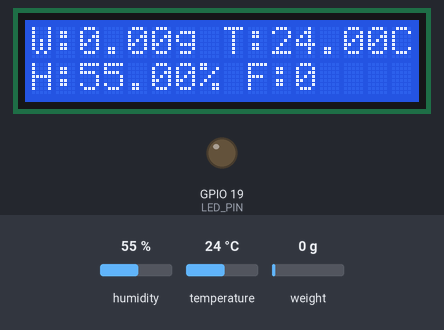
A sketch run on a simulated ESP32. Shown: 16×2 character LCD, output pins drawn as LEDs (lit = HIGH). The inputs (shaded band) are chosen by the test bench; at power-on: temperature 24 °C, weight on the scale 0 g, humidity 55 %. WiFi joins after 1.5 s; servers stay silent unless stated; uploads are accepted with an empty reply; what the sketch prints to the serial monitor is not drawn.

Above: at 3.7 s.
3.8 s: temperature set to 31.7 °C
At 7.0 s:
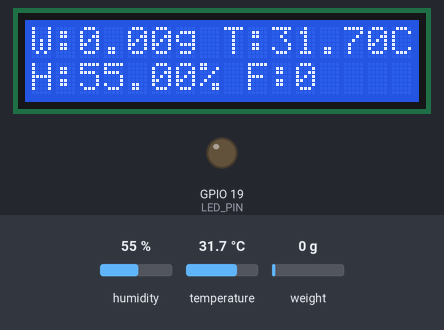
7.3 s: temperature set to 32.5 °C
At 9.5 s:
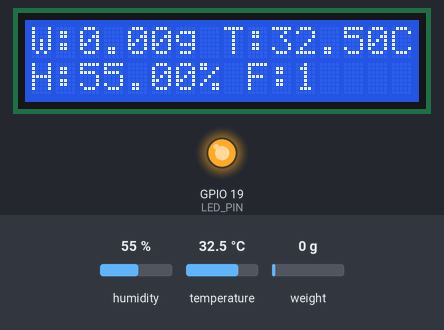
10.4 s: weight on the scale set to 100 g
At 11.9 s:
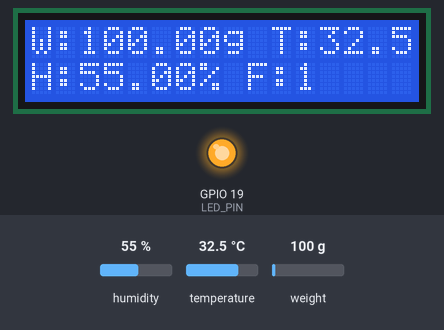
13.5 s: humidity set to 22 %
At 15.5 s:
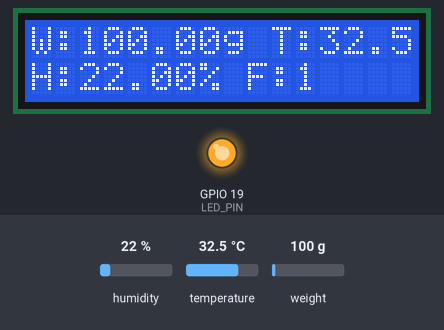
16.6 s: weight on the scale set to 1250 g
At 18.0 s:
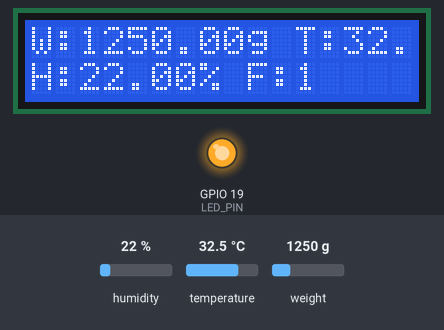
19.7 s: weight on the scale set to 2500 g
At 22.9 s:
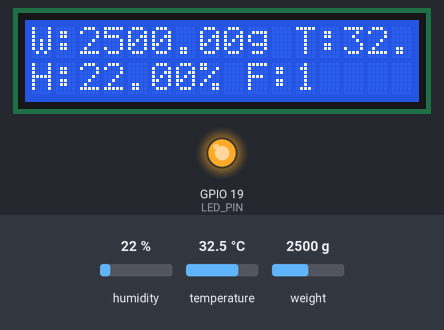
Timing chart, 0 to 24.4 s (numbered marks = the images above; inputs shaded):
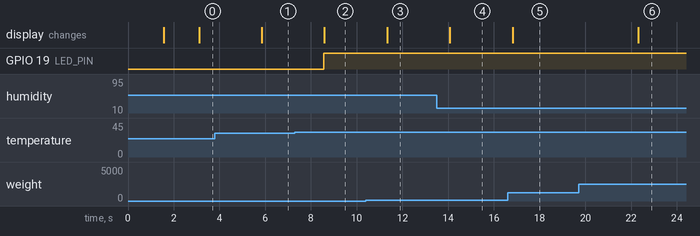

Measured:
- the behaviour switches between 32 and 32.1 °C on temperature (found by bisection; images 1 and 2)
- after the input at 3.8 s, the display: changes after 2.0 s (image 1)
- after the input at 7.3 s, GPIO 19 (LED_PIN): LOW → HIGH after 1.3 s; the display: changes after 1.3 s (image 2)
- after the input at 10.4 s, the display: changes after 0.93 s (image 3)
- after the input at 13.5 s, the display: changes after 0.57 s (image 4)
- after the input at 16.6 s, the display: changes after 0.22 s (image 5)
- after the input at 19.7 s, the display: changes after 2.6 s (image 6)

The sketch:

esp32sensor.ino
```cpp
#include <WiFi.h>
#include <HTTPClient.h>
#include <Wire.h>
#include <LiquidCrystal_I2C.h>
#include <DHTesp.h>
#include "HX711.h"

// Pin definitions
#define DHTPIN 15
#define LED_PIN 19
#define LOADCELL_DOUT 21
#define LOADCELL_SCK 22

// WiFi credentials
char ssid[] = "huaweiwifi4g";
char pass[] = "huawei4gwifiii";

// PHP script URL
String serverName = "http://192.168.100.99/thesis/Beehive/sensor_insert.php";;

// Sensor objects
DHTesp dht;
HX711 scale;
LiquidCrystal_I2C lcd(0x27, 16, 2); // LCD I2C address

void setup() {
  Serial.begin(115200);
  pinMode(LED_PIN, OUTPUT);

  // Connect to WiFi
  WiFi.begin(ssid, pass);
  Serial.print("Connecting to WiFi");
  while (WiFi.status() != WL_CONNECTED) {
    delay(500);
    Serial.print(".");
  }
  Serial.println("\nWiFi Connected!");

  // Initialize I2C on custom SDA/SCL pins for LCD
  Wire.begin(27, 26); // SDA = 27, SCL = 26
  lcd.init();
  lcd.backlight();
  Serial.println("LCD initialized on SDA=27, SCL=26");

  // Initialize sensors
  dht.setup(DHTPIN, DHTesp::DHT22);
  scale.begin(LOADCELL_DOUT, LOADCELL_SCK);
  scale.set_scale(0.420000); // adjust for your calibration
  scale.tare();              // zero the scale
}

void loop() {
  // Read sensors
  float h = dht.getHumidity();
  float t = dht.getTemperature();
  float weight = 0;
  int fan_status = 0; // 0 = OFF, 1 = ON

  // Check if HX711 is ready
  if (scale.wait_ready_timeout(100)) {
    weight = scale.get_units(5);
  } else {
    Serial.println("HX711 not detected or no load cell connected!");
    weight = 0;
  }

  // LED logic: turn on if temp > 25°C
  if (t > 32) {
    digitalWrite(LED_PIN, HIGH);
    fan_status = 1;
  } else {
    digitalWrite(LED_PIN, LOW);
    fan_status = 0;
  }

  // Print to Serial
  Serial.print("Weight: "); Serial.print(weight); Serial.print(" g, ");
  Serial.print("Temp: "); Serial.print(t); Serial.print(" °C, ");
  Serial.print("Humidity: "); Serial.print(h); Serial.print(" %, ");
  Serial.print("Fan Status: "); Serial.println(fan_status);

  // Print to LCD
  lcd.clear();
  lcd.setCursor(0, 0);
  lcd.print("W:"); lcd.print(weight); lcd.print("g ");
  lcd.print("T:"); lcd.print(t); lcd.print("C");
  lcd.setCursor(0, 1);
  lcd.print("H:"); lcd.print(h); lcd.print("% ");
  lcd.print("F:"); lcd.print(fan_status);

  // Send data to PHP
  if (WiFi.status() == WL_CONNECTED) {
    HTTPClient http;
    http.begin(serverName);
    http.addHeader("Content-Type", "application/x-www-form-urlencoded");

    String postData = "temp=" + String(t) + "&hum=" + String(h) + "&weight=" + String(weight) + "&fan_status=" + String(fan_status);
    int httpResponseCode = http.POST(postData);

    if (httpResponseCode > 0) {
      Serial.println("Data sent successfully");
      String response = http.getString();
      Serial.println(response);
    } else {
      Serial.print("Error sending POST: ");
      Serial.println(httpResponseCode);
    }

    http.end();
  } else {
    Serial.println("WiFi Disconnected!");
  }

  delay(2000); // wait 2 seconds before next loop
}
```
